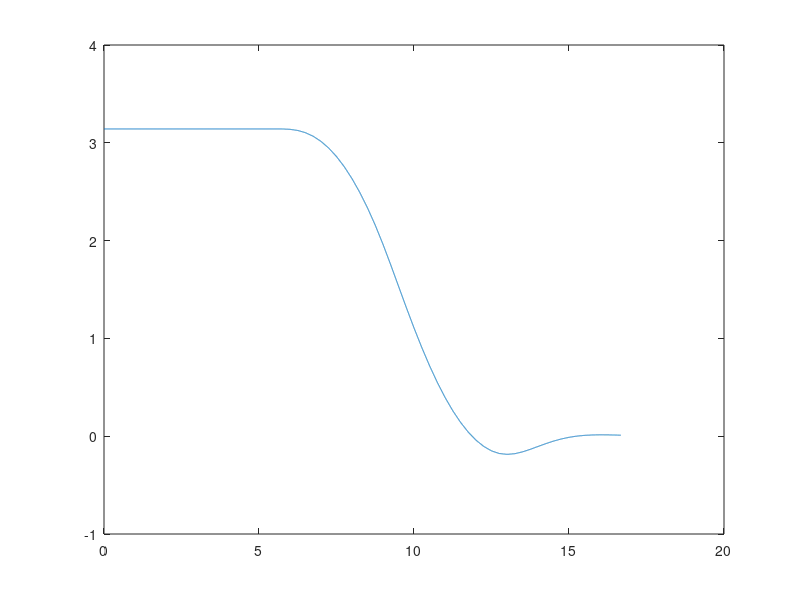

This chart was generated by the following MATLAB code:
clear all;
close all;
clc;

x_ts = load("Day3_qs/Q5311R012/x_ts.mat").ans;
u_ts = load("Day3_qs/Q5311R012/u_ts_with_bias.mat").ans;

plot(x_ts(1, :),x_ts(2,:))